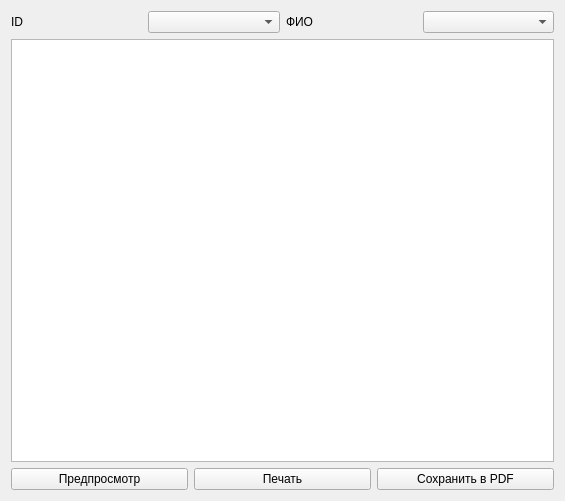
<?xml version="1.0" encoding="UTF-8"?>
<ui version="4.0">
 <class>Single</class>
 <widget class="QWidget" name="Single">
  <property name="geometry">
   <rect>
    <x>0</x>
    <y>0</y>
    <width>565</width>
    <height>501</height>
   </rect>
  </property>
  <property name="windowTitle">
   <string>Form</string>
  </property>
  <layout class="QGridLayout" name="gridLayout">
   <item row="0" column="0">
    <layout class="QHBoxLayout" name="horizontalLayout">
     <item>
      <widget class="QLabel" name="label">
       <property name="text">
        <string>ID</string>
       </property>
      </widget>
     </item>
     <item>
      <widget class="QComboBox" name="comboBox"/>
     </item>
     <item>
      <widget class="QLabel" name="label_2">
       <property name="text">
        <string>ФИО</string>
       </property>
      </widget>
     </item>
     <item>
      <widget class="QComboBox" name="comboBox_2"/>
     </item>
    </layout>
   </item>
   <item row="1" column="0">
    <widget class="QTextBrowser" name="textBrowser"/>
   </item>
   <item row="2" column="0">
    <layout class="QHBoxLayout" name="horizontalLayout_2">
     <item>
      <widget class="QPushButton" name="pushButton">
       <property name="text">
        <string>Предпросмотр</string>
       </property>
      </widget>
     </item>
     <item>
      <widget class="QPushButton" name="pushButton_2">
       <property name="text">
        <string>Печать</string>
       </property>
      </widget>
     </item>
     <item>
      <widget class="QPushButton" name="pushButton_3">
       <property name="text">
        <string>Сохранить в PDF</string>
       </property>
      </widget>
     </item>
    </layout>
   </item>
  </layout>
 </widget>
 <resources/>
 <connections>
  <connection>
   <sender>comboBox_2</sender>
   <signal>currentIndexChanged(int)</signal>
   <receiver>comboBox</receiver>
   <slot>setCurrentIndex(int)</slot>
   <hints>
    <hint type="sourcelabel">
     <x>414</x>
     <y>20</y>
    </hint>
    <hint type="destinationlabel">
     <x>182</x>
     <y>20</y>
    </hint>
   </hints>
  </connection>
  <connection>
   <sender>comboBox</sender>
   <signal>currentIndexChanged(int)</signal>
   <receiver>comboBox_2</receiver>
   <slot>setCurrentIndex(int)</slot>
   <hints>
    <hint type="sourcelabel">
     <x>182</x>
     <y>20</y>
    </hint>
    <hint type="destinationlabel">
     <x>414</x>
     <y>20</y>
    </hint>
   </hints>
  </connection>
 </connections>
</ui>
